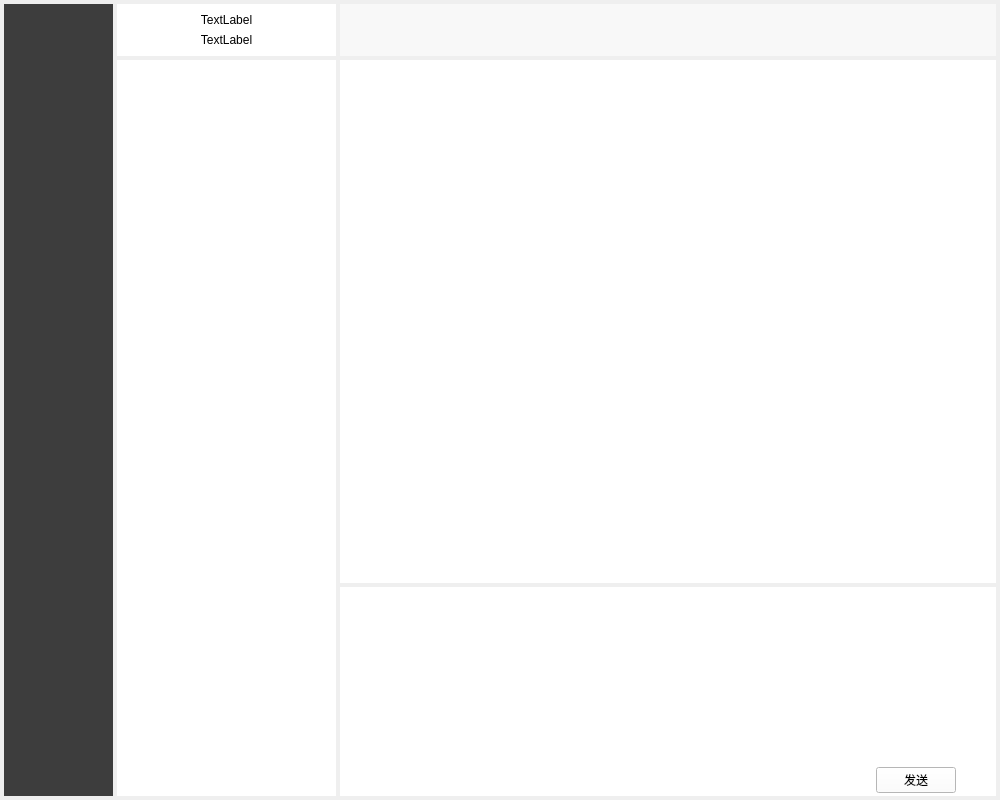
<?xml version="1.0" encoding="UTF-8"?>
<ui version="4.0">
 <class>FileDisplay</class>
 <widget class="QDialog" name="FileDisplay">
  <property name="geometry">
   <rect>
    <x>0</x>
    <y>0</y>
    <width>1000</width>
    <height>800</height>
   </rect>
  </property>
  <property name="sizePolicy">
   <sizepolicy hsizetype="Fixed" vsizetype="Fixed">
    <horstretch>0</horstretch>
    <verstretch>0</verstretch>
   </sizepolicy>
  </property>
  <property name="minimumSize">
   <size>
    <width>1000</width>
    <height>800</height>
   </size>
  </property>
  <property name="windowTitle">
   <string>打开文件</string>
  </property>
  <property name="windowIcon">
   <iconset resource="myimage.qrc">
    <normaloff>:/myImage/images/open.ico</normaloff>:/myImage/images/open.ico</iconset>
  </property>
  <layout class="QHBoxLayout" name="horizontalLayout_2" stretch="1,2,6">
   <property name="spacing">
    <number>4</number>
   </property>
   <property name="leftMargin">
    <number>4</number>
   </property>
   <property name="topMargin">
    <number>4</number>
   </property>
   <property name="rightMargin">
    <number>4</number>
   </property>
   <property name="bottomMargin">
    <number>4</number>
   </property>
   <item>
    <widget class="QWidget" name="widget" native="true">
     <property name="styleSheet">
      <string notr="true">background-color: rgb(61, 61, 61);</string>
     </property>
     <layout class="QVBoxLayout" name="verticalLayout">
      <property name="spacing">
       <number>1</number>
      </property>
      <property name="leftMargin">
       <number>0</number>
      </property>
      <property name="topMargin">
       <number>0</number>
      </property>
      <property name="rightMargin">
       <number>0</number>
      </property>
      <property name="bottomMargin">
       <number>0</number>
      </property>
      <item>
       <widget class="QPushButton" name="pushButton_2">
        <property name="text">
         <string/>
        </property>
        <property name="icon">
         <iconset resource="myimage.qrc">
          <normaloff>:/myImage/images/ui.png</normaloff>:/myImage/images/ui.png</iconset>
        </property>
        <property name="iconSize">
         <size>
          <width>60</width>
          <height>60</height>
         </size>
        </property>
        <property name="flat">
         <bool>true</bool>
        </property>
       </widget>
      </item>
      <item>
       <widget class="QPushButton" name="pushButton_3">
        <property name="text">
         <string/>
        </property>
        <property name="icon">
         <iconset resource="myimage.qrc">
          <normaloff>:/myImage/images/password.png</normaloff>:/myImage/images/password.png</iconset>
        </property>
        <property name="iconSize">
         <size>
          <width>60</width>
          <height>60</height>
         </size>
        </property>
        <property name="flat">
         <bool>true</bool>
        </property>
       </widget>
      </item>
      <item>
       <widget class="QPushButton" name="pushButton_6">
        <property name="text">
         <string/>
        </property>
        <property name="icon">
         <iconset resource="myimage.qrc">
          <normaloff>:/myImage/images/min.png</normaloff>:/myImage/images/min.png</iconset>
        </property>
        <property name="iconSize">
         <size>
          <width>60</width>
          <height>60</height>
         </size>
        </property>
        <property name="flat">
         <bool>true</bool>
        </property>
       </widget>
      </item>
      <item>
       <widget class="QPushButton" name="pushButton_5">
        <property name="text">
         <string/>
        </property>
        <property name="icon">
         <iconset resource="myimage.qrc">
          <normaloff>:/myImage/images/close.ico</normaloff>:/myImage/images/close.ico</iconset>
        </property>
        <property name="iconSize">
         <size>
          <width>60</width>
          <height>60</height>
         </size>
        </property>
        <property name="flat">
         <bool>true</bool>
        </property>
       </widget>
      </item>
      <item>
       <spacer name="verticalSpacer">
        <property name="orientation">
         <enum>Qt::Vertical</enum>
        </property>
        <property name="sizeHint" stdset="0">
         <size>
          <width>20</width>
          <height>40</height>
         </size>
        </property>
       </spacer>
      </item>
     </layout>
    </widget>
   </item>
   <item>
    <layout class="QVBoxLayout" name="verticalLayout_4" stretch="0,0">
     <property name="spacing">
      <number>4</number>
     </property>
     <item>
      <widget class="QWidget" name="widget_4" native="true">
       <property name="styleSheet">
        <string notr="true">background-color: rgb(255, 255, 255);</string>
       </property>
       <layout class="QVBoxLayout" name="verticalLayout_5">
        <item>
         <widget class="QLabel" name="label_2">
          <property name="styleSheet">
           <string notr="true">font: 12pt &quot;微软雅黑&quot;;</string>
          </property>
          <property name="frameShape">
           <enum>QFrame::NoFrame</enum>
          </property>
          <property name="text">
           <string>TextLabel</string>
          </property>
          <property name="alignment">
           <set>Qt::AlignCenter</set>
          </property>
         </widget>
        </item>
        <item>
         <widget class="QLabel" name="label_3">
          <property name="layoutDirection">
           <enum>Qt::LeftToRight</enum>
          </property>
          <property name="styleSheet">
           <string notr="true">font: 12pt &quot;微软雅黑&quot;;</string>
          </property>
          <property name="frameShape">
           <enum>QFrame::NoFrame</enum>
          </property>
          <property name="text">
           <string>TextLabel</string>
          </property>
          <property name="alignment">
           <set>Qt::AlignCenter</set>
          </property>
         </widget>
        </item>
       </layout>
      </widget>
     </item>
     <item>
      <widget class="QListView" name="listView">
       <property name="sizePolicy">
        <sizepolicy hsizetype="Expanding" vsizetype="Expanding">
         <horstretch>0</horstretch>
         <verstretch>0</verstretch>
        </sizepolicy>
       </property>
       <property name="styleSheet">
        <string notr="true">font: 12pt &quot;微软雅黑&quot;;</string>
       </property>
       <property name="frameShape">
        <enum>QFrame::NoFrame</enum>
       </property>
       <property name="frameShadow">
        <enum>QFrame::Plain</enum>
       </property>
       <property name="editTriggers">
        <set>QAbstractItemView::NoEditTriggers</set>
       </property>
       <property name="selectionBehavior">
        <enum>QAbstractItemView::SelectItems</enum>
       </property>
       <property name="isWrapping" stdset="0">
        <bool>false</bool>
       </property>
       <property name="resizeMode">
        <enum>QListView::Fixed</enum>
       </property>
       <property name="gridSize">
        <size>
         <width>0</width>
         <height>0</height>
        </size>
       </property>
       <property name="viewMode">
        <enum>QListView::ListMode</enum>
       </property>
       <property name="modelColumn">
        <number>0</number>
       </property>
       <property name="batchSize">
        <number>100</number>
       </property>
      </widget>
     </item>
    </layout>
   </item>
   <item>
    <layout class="QVBoxLayout" name="verticalLayout_3" stretch="1,10,4">
     <property name="spacing">
      <number>4</number>
     </property>
     <item>
      <widget class="QLabel" name="label">
       <property name="styleSheet">
        <string notr="true">background-color: rgb(248, 248, 248);
font: 75 14pt &quot;微软雅黑&quot;;</string>
       </property>
       <property name="frameShape">
        <enum>QFrame::NoFrame</enum>
       </property>
       <property name="frameShadow">
        <enum>QFrame::Plain</enum>
       </property>
       <property name="text">
        <string/>
       </property>
       <property name="textFormat">
        <enum>Qt::AutoText</enum>
       </property>
       <property name="alignment">
        <set>Qt::AlignCenter</set>
       </property>
      </widget>
     </item>
     <item>
      <widget class="QListView" name="listView_2">
       <property name="sizePolicy">
        <sizepolicy hsizetype="Expanding" vsizetype="Expanding">
         <horstretch>0</horstretch>
         <verstretch>0</verstretch>
        </sizepolicy>
       </property>
       <property name="styleSheet">
        <string notr="true">font: 12pt &quot;微软雅黑&quot;;</string>
       </property>
       <property name="frameShape">
        <enum>QFrame::NoFrame</enum>
       </property>
       <property name="frameShadow">
        <enum>QFrame::Plain</enum>
       </property>
       <property name="editTriggers">
        <set>QAbstractItemView::NoEditTriggers</set>
       </property>
       <property name="selectionBehavior">
        <enum>QAbstractItemView::SelectItems</enum>
       </property>
       <property name="isWrapping" stdset="0">
        <bool>false</bool>
       </property>
       <property name="resizeMode">
        <enum>QListView::Fixed</enum>
       </property>
       <property name="gridSize">
        <size>
         <width>0</width>
         <height>0</height>
        </size>
       </property>
       <property name="viewMode">
        <enum>QListView::ListMode</enum>
       </property>
       <property name="modelColumn">
        <number>0</number>
       </property>
       <property name="batchSize">
        <number>100</number>
       </property>
      </widget>
     </item>
     <item>
      <widget class="QWidget" name="widget_2" native="true">
       <property name="styleSheet">
        <string notr="true">background-color: rgb(255, 255, 255);</string>
       </property>
       <layout class="QVBoxLayout" name="verticalLayout_2" stretch="1,5,1">
        <property name="spacing">
         <number>0</number>
        </property>
        <property name="leftMargin">
         <number>0</number>
        </property>
        <property name="topMargin">
         <number>0</number>
        </property>
        <property name="rightMargin">
         <number>0</number>
        </property>
        <property name="bottomMargin">
         <number>3</number>
        </property>
        <item>
         <widget class="QWidget" name="widget_3" native="true">
          <layout class="QHBoxLayout" name="horizontalLayout_3">
           <property name="spacing">
            <number>0</number>
           </property>
           <property name="leftMargin">
            <number>4</number>
           </property>
           <property name="topMargin">
            <number>4</number>
           </property>
           <property name="rightMargin">
            <number>4</number>
           </property>
           <property name="bottomMargin">
            <number>4</number>
           </property>
           <item>
            <widget class="QPushButton" name="pushButton_4">
             <property name="sizePolicy">
              <sizepolicy hsizetype="Minimum" vsizetype="Minimum">
               <horstretch>0</horstretch>
               <verstretch>0</verstretch>
              </sizepolicy>
             </property>
             <property name="styleSheet">
              <string notr="true"/>
             </property>
             <property name="text">
              <string/>
             </property>
             <property name="icon">
              <iconset resource="myimage.qrc">
               <normaloff>:/myImage/images/open.ico</normaloff>:/myImage/images/open.ico</iconset>
             </property>
             <property name="flat">
              <bool>true</bool>
             </property>
            </widget>
           </item>
           <item>
            <spacer name="horizontalSpacer_3">
             <property name="orientation">
              <enum>Qt::Horizontal</enum>
             </property>
             <property name="sizeHint" stdset="0">
              <size>
               <width>40</width>
               <height>20</height>
              </size>
             </property>
            </spacer>
           </item>
          </layout>
         </widget>
        </item>
        <item>
         <widget class="QTextEdit" name="textEdit">
          <property name="styleSheet">
           <string notr="true">font: 12pt &quot;微软雅黑&quot;;</string>
          </property>
          <property name="frameShape">
           <enum>QFrame::NoFrame</enum>
          </property>
         </widget>
        </item>
        <item>
         <layout class="QHBoxLayout" name="horizontalLayout" stretch="10,1,0">
          <item>
           <spacer name="horizontalSpacer">
            <property name="orientation">
             <enum>Qt::Horizontal</enum>
            </property>
            <property name="sizeHint" stdset="0">
             <size>
              <width>40</width>
              <height>20</height>
             </size>
            </property>
           </spacer>
          </item>
          <item>
           <widget class="QPushButton" name="pushButton">
            <property name="text">
             <string>发送</string>
            </property>
           </widget>
          </item>
          <item>
           <spacer name="horizontalSpacer_2">
            <property name="orientation">
             <enum>Qt::Horizontal</enum>
            </property>
            <property name="sizeHint" stdset="0">
             <size>
              <width>40</width>
              <height>20</height>
             </size>
            </property>
           </spacer>
          </item>
         </layout>
        </item>
       </layout>
      </widget>
     </item>
    </layout>
   </item>
  </layout>
 </widget>
 <resources>
  <include location="myimage.qrc"/>
 </resources>
 <connections/>
</ui>
